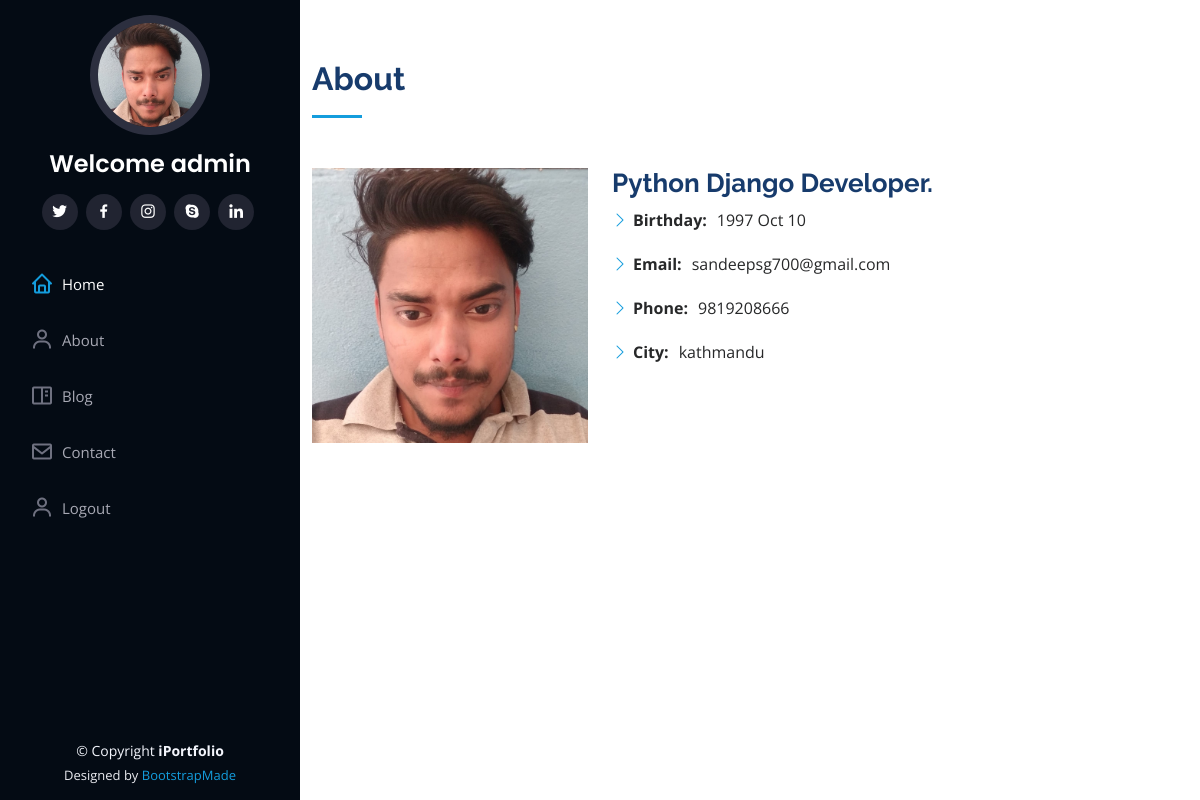
Screenshot of /about (signed in) with the database file from the repository.
### home/models.py (models this page shows, shortened)
class About(models.Model):
    age=models.IntegerField()
    birthday=models.CharField(max_length=25)
    phone=models.CharField(max_length=10)
    email=models.EmailField()
    city=models.CharField(max_length=25)

### home/views.py (the view)
# urls.py: path('about', about, name='about'),
def about(request):
    views = {}
    views['informations'] = About.objects.all()
    return render(request, 'about.html', views)

### templates/about.html (shortened to what this page needs)
{% extends 'base.html' %}
{% load static %}
{% block content %}
    <section id="about" class="about">
      <div class="container">
        <div class="section-title">
          <h2>About</h2>
        </div>
        <div class="row">
          <div class="col-lg-4" data-aos="fade-right">
            <img src="{% static 'assets/img/profile.jpg' %}" class="img-fluid" alt="">
          </div>
          <div class="col-lg-8 pt-4 pt-lg-0 content" data-aos="fade-left">
            <h3>Python Django Developer.</h3>
            <div class="row">
              {% for information in informations %}
              <div class="col-lg-6">
                <ul>
                  <li><i class="bi bi-chevron-right"></i> <strong>Birthday:</strong> <span>{{information.birthday}}</span></li>
                  <li><i class="bi bi-chevron-right"></i> <strong>Email:</strong> <span>{{information.email}}</span></li>
                  <li><i class="bi bi-chevron-right"></i> <strong>Phone:</strong> <span>{{information.phone}}</span></li>
                  <li><i class="bi bi-chevron-right"></i> <strong>City:</strong> <span>{{information.city}}</span></li>
                </ul>
              </div>
              {% endfor %}
            </div>
          </div>
        </div>
      </div>
    </section>
{% endblock %}

### templates/base.html (shortened to what this page needs)
<!DOCTYPE html>
{% load static %}
<html lang="en">
<head>
  <link href="{% static 'assets/vendor/aos/aos.css' %}" rel="stylesheet">
  <link href="{% static 'assets/vendor/bootstrap/css/bootstrap.min.css' %}" rel="stylesheet">
  <link href="{% static 'assets/vendor/bootstrap-icons/bootstrap-icons.css' %}" rel="stylesheet">
  <link href="{% static 'assets/vendor/boxicons/css/boxicons.min.css' %}" rel="stylesheet">
  <link href="{% static 'assets/vendor/glightbox/css/glightbox.min.css' %}" rel="stylesheet">
  <link href="{% static 'assets/vendor/swiper/swiper-bundle.min.css' %}" rel="stylesheet">
  <link href="{% static 'assets/css/style.css' %}" rel="stylesheet">
</head>
<body>
  <header id="header">
    <div class="d-flex flex-column">
      <div class="profile">
        <img src="{% static 'assets/img/profile.jpg' %}" alt="" class="img-fluid rounded-circle">
        <h1 class="text-light"><a href="index.html">Welcome {{user.username}}</a></h1>
        <div class="social-links mt-3 text-center">
          <a href="#" class="twitter"><i class="bx bxl-twitter"></i></a>
          <a href="#" class="facebook"><i class="bx bxl-facebook"></i></a>
          <a href="#" class="instagram"><i class="bx bxl-instagram"></i></a>
          <a href="#" class="google-plus"><i class="bx bxl-skype"></i></a>
          <a href="#" class="linkedin"><i class="bx bxl-linkedin"></i></a>
        </div>
      </div>
      <nav id="navbar" class="nav-menu navbar">
        <ul>
          <li><a href="/" class="nav-link scrollto active"><i class="bx bx-home"></i> <span>Home</span></a></li>
          <li><a href="/about" class="nav-link scrollto"><i class="bx bx-user"></i> <span>About</span></a></li>
          <li><a href="/blog" class="nav-link scrollto"><i class="bx bx-book-content"></i> <span>Blog</span></a></li>
          <li><a href="/contact" class="nav-link scrollto"><i class="bx bx-envelope"></i> <span>Contact</span></a></li>
          {% if not request.user.is_authenticated %}
          <li><a href="/auth/signup" class="nav-link scrollto"><i class="bx bx-user"></i> <span>SignUp</span></a></li>
          <li><a href="/auth/login" class="nav-link scrollto"><i class="bx bx-user"></i> <span>Login</span></a></li>
          {% else %}
          <li><a href="/auth/logout" class="nav-link scrollto"><i class="bx bx-user"></i> <span>Logout</span></a></li>
          {% endif %}
        </ul>
      </nav>
    </div>
  </header>
  <main id="main">
  {% block content %}
  		  {% endblock %}
      </main>
  <footer id="footer">
    <div class="container">
      <div class="copyright">
        &copy; Copyright <strong><span>iPortfolio</span></strong>
      </div>
      <div class="credits">
        Designed by <a href="https://bootstrapmade.com/">BootstrapMade</a>
      </div>
    </div>
  </footer>
</body>
</html>

### static/assets/css/style.css (style rules this page uses)
body { font-family: "Open Sans", sans-serif; color: #272829; }
a { color: #149ddd; text-decoration: none; }
h1, h2, h3, h4, h5, h6 { font-family: "Raleway", sans-serif; }
#header { position: fixed; top: 0; left: 0; bottom: 0; width: 300px; transition: all ease-in-out 0.5s; z-index: 9997; transition: all 0.5s; padding: 0 15px; background: #040b14; overflow-y: auto; }
#header .profile img { margin: 15px auto; display: block; width: 120px; border: 8px solid #2c2f3f; }
#header .profile h1 { font-size: 24px; margin: 0; padding: 0; font-weight: 600; -moz-text-align-last: center; text-align-last: center; font-family: "Poppins", sans-serif; }
#header .profile h1 a, #header .profile h1 a:hover { color: #fff; text-decoration: none; }
#header .profile .social-links a { font-size: 18px; display: inline-block; background: #212431; color: #fff; line-height: 1; padding: 8px 0; margin-right: 4px; border-radius: 50%; text-align: center; width: 36px; height: 36px; transition: 0.3s; }
#main { margin-left: 300px; }
.nav-menu { padding: 30px 0 0 0; }
.nav-menu * { margin: 0; padding: 0; list-style: none; }
.nav-menu>ul>li { position: relative; white-space: nowrap; }
.nav-menu a, .nav-menu a:focus { display: flex; align-items: center; color: #a8a9b4; padding: 12px 15px; margin-bottom: 8px; transition: 0.3s; font-size: 15px; }
.nav-menu a i, .nav-menu a:focus i { font-size: 24px; padding-right: 8px; color: #6f7180; }
.nav-menu a:hover, .nav-menu .active, .nav-menu .active:focus, .nav-menu li:hover>a { text-decoration: none; color: #fff; }
.nav-menu a:hover i, .nav-menu .active i, .nav-menu .active:focus i, .nav-menu li:hover>a i { color: #149ddd; }
section { padding: 60px 0; overflow: hidden; }
.section-title { padding-bottom: 30px; }
.section-title h2 { font-size: 32px; font-weight: bold; margin-bottom: 20px; padding-bottom: 20px; position: relative; color: #173b6c; }
.section-title h2::after { content: ""; position: absolute; display: block; width: 50px; height: 3px; background: #149ddd; bottom: 0; left: 0; }
.about .content h3 { font-weight: 700; font-size: 26px; color: #173b6c; }
.about .content ul { list-style: none; padding: 0; }
.about .content ul li { margin-bottom: 20px; display: flex; align-items: center; }
.about .content ul strong { margin-right: 10px; }
.about .content ul i { font-size: 16px; margin-right: 5px; color: #149ddd; line-height: 0; }
#footer { padding: 15px; color: #f4f6fd; font-size: 14px; position: fixed; left: 0; bottom: 0; width: 300px; z-index: 9999; background: #040b14; }
#footer .copyright { text-align: center; }
#footer .credits { padding-top: 5px; text-align: center; font-size: 13px; color: #eaebf0; }

### rows the page displays
About: birthday "1997 Oct 10", email "sandeepsg700@gmail.com", phone "9819208666", city "kathmandu"

### other values shown
{{ user.username }} "admin"
